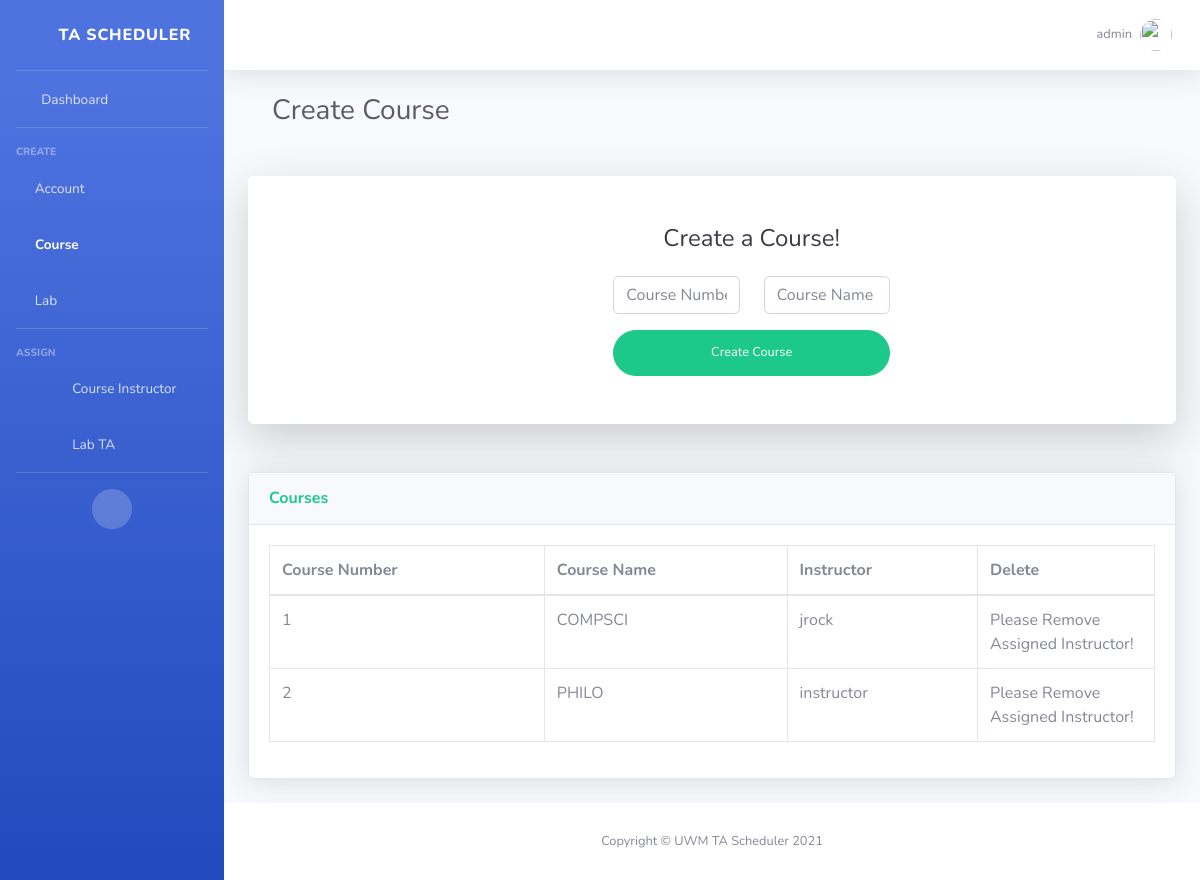
Screenshot of /create-course/ (signed in) with the database file from the repository.
### TA_Scheduler/models.py (models this page shows)
class myAccount(models.Model):
    userName = models.CharField(max_length=40)
    password = models.CharField(max_length=40)
    userType = models.CharField(max_length=40)

class myCourse(models.Model):
    courseName = models.CharField(max_length=20)
    courseNumber = models.IntegerField()
    instructorUserName = models.CharField(max_length=40)

### TA_Scheduler/views.py (the view, shortened to what this page needs)
# urls.py: path('create-course/', CreateCourse.as_view()),
class CreateCourse(View):
    def get(self,request):
        userName = request.session["userName"]
        if(verifyLogin.verifyLogin(userName, request) == False):
            return render(request, "logout.html", {})
        course_list = list(myCourse.objects.values_list("courseNumber", "courseName", "instructorUserName"))
        if (request.session["userType"] == "Administrator"):
            return render(request,"create-course.html",{"course_list":course_list, "userName":userName, "errorMessage":""})
        else:
            request.session["error"] = "Unauthorized!"
            return redirect("/home/")

### TA_Scheduler/verifyLogin.py (called while the page is built)
    def verifyLogin(userName, request):
        userFound = list(myAccount.objects.filter(userName=userName))
        if(len(userFound) == 0):
            auth_logout(request)
            return False
        return True

### templates/create-course.html (shortened to what this page needs)
{% load static %}
<!DOCTYPE html>
<html lang="en">
<head>
    <link href="{% static '/vendor/fontawesome-free/css/all.min.css' %}" rel="stylesheet" type="text/css">
    <link href="{% static '/css/sb-admin-2.min.css' %}" rel="stylesheet">
    <link href="{% static '/vendor/datatables/dataTables.bootstrap4.min.css' %}" rel="stylesheet">
</head>
<body id="page-top">
<div id="wrapper">
    <ul class="navbar-nav bg-gradient-primary sidebar sidebar-dark accordion" id="accordionSidebar">
        <a class="sidebar-brand d-flex align-items-center justify-content-center" href="/home">
            <div class="sidebar-brand-icon rotate-n-15">
                <i class="far fa-calendar-alt"></i>
            </div>
            <div class="sidebar-brand-text mx-3">TA Scheduler</div>
        </a>
        <hr class="sidebar-divider my-0">
        <li class="nav-item">
            <a class="nav-link" href="/home">
                <i class="fas fa-fw fa-tachometer-alt"></i>
                <span>Dashboard</span></a>
        </li>
        <hr class="sidebar-divider">
        <div class="sidebar-heading">
            Create
        </div>
        <li class="nav-item">
            <a class="nav-link" href="/create-account">
                <i class="fas fa-user-circle"></i>
                <span>Account</span></a>
        </li>
        <li class="nav-item active">
            <a class="nav-link" href="/create-course">
                <i class="fas fa-book-open"></i>
                <span>Course</span></a>
        </li>
        <li class="nav-item">
            <a class="nav-link" href="/create-lab">
                <i class="fas fa-flask"></i>
                <span>Lab</span></a>
        </li>
        <hr class="sidebar-divider">
        <div class="sidebar-heading">
            Assign
        </div>
        <li class="nav-item">
            <a class="nav-link" href="/assign-course-instructor/">
                <i class="fas fa-user-circle"></i> <i class="fas fa-arrow-right"></i> <i class="fas fa-book-open"></i>
                <span>Course Instructor</span></a>
        </li>
        <li class="nav-item">
            <a class="nav-link" href="/assign-lab-ta/">
                <i class="fas fa-user-circle"></i> <i class="fas fa-arrow-right"></i> <i class="fas fa-flask"></i>
                <span>Lab TA</span></a>
        </li>
        <hr class="sidebar-divider d-none d-md-block">
        <div class="text-center d-none d-md-inline">
            <button class="rounded-circle border-0" id="sidebarToggle"></button>
        </div>
    </ul>
    <div id="content-wrapper" class="d-flex flex-column">
        <div id="content">
            <nav class="navbar navbar-expand navbar-light bg-white topbar mb-4 static-top shadow">
                <ul class="navbar-nav ml-auto">
                    <li class="nav-item dropdown no-arrow">
                        <a class="nav-link dropdown-toggle" href="#" id="userDropdown" role="button"
                           data-toggle="dropdown" aria-haspopup="true" aria-expanded="false">
                            <span class="mr-2 d-none d-lg-inline text-gray-600 small">{{ userName }}</span>
                            <img class="img-profile rounded-circle"
                                 src="{% static '/img/undraw_profile.svg' %}">
                        </a>
                    </li>
                </ul>
            </nav>
            <div class="container-fluid">
                <div class="container-fluid">
                    <h1 class="h3 mb-4 text-gray-800">Create Course</h1>
                </div>
                <div class="card o-hidden border-0 shadow-lg my-5">
                    <div class="card-body p-0">
                        <div class="row">
                            <div class="col-lg-4 d-none d-lg-block bg-register-image"></div>
                            <div class="col-lg-5">
                                <div class="p-5">
                                    <div class="text-center">
                                        <h1 class="h4 text-gray-900 mb-4">Create a Course!</h1>
                                    </div>
                                    <form class="user" action="/create-course/" method="post">
                                        <div class="form-group row">
                                            <div class="col-sm-6 mb-3 mb-sm-0">
                                                <input required="true" maxlength="10" type="text" class="form-control"
                                                       name="courseNumber"
                                                       placeholder="Course Number">
                                            </div>
                                            <div class="col-sm-6">
                                                <input required="true" maxlength="20" type="text" class="form-control"
                                                       name="courseName"
                                                       placeholder="Course Name">
                                            </div>
                                        </div>
                                        <button type="submit" class="btn btn-success btn-user btn-block">Create Course
                                        </button>
                                    </form>
                                </div>
                            </div>
                        </div>
                    </div>
                </div>
                <div class="card shadow mb-4">
                    <div class="card-header py-3">
                        <h6 class="m-0 font-weight-bold text-success">Courses</h6>
                    </div>
                    <div class="card-body">
                        <div class="table-responsive">
                            <table class="table table-bordered" id="courseData" width="100%" cellspacing="0">
                                <thead>
                                <tr>
                                    <th>Course Number</th>
                                    <th>Course Name</th>
                                    <th>Instructor</th>
                                    <th style="width: 20%;">Delete</th>
                                </tr>
                                </thead>
                                <tbody>
                                {% for i in course_list %}
                                    <tr>
                                        <td>{{ i.0 }}</td>
                                        <td>{{ i.1 }}</td>
                                        <td>{{ i.2 }}</td>
                                        <td>
                                            {% if i.2 == "NOT SET" %}
                                                <form action="/delete-course/" method="post">{% csrf_token %}
                                                    <button type="submit" class="btn btn-success btn-user btn-block"
                                                            name="deleteCourse" value="{{ i.0 }}">Delete Course
                                                    </button>
                                                    <input type="hidden" name="returnUrl" value="/create-course/">
                                                </form>
                                            {% else %}
                                               Please Remove Assigned Instructor!
                                            {% endif %}
                                        </td>
                                    </tr>
                                {% endfor %}
                                </tbody>
                            </table>
                        </div>
                    </div>
                </div>
            </div>
        </div>
        <footer class="sticky-footer bg-white">
            <div class="container my-auto">
                <div class="copyright text-center my-auto">
                    <span>Copyright &copy; UWM TA Scheduler 2021</span>
                </div>
            </div>
        </footer>
    </div>
</div>
</body>
</html>

### rows the page displays
myAccount: userName "admin"
myCourse: courseNumber "1", courseName "COMPSCI", instructorUserName "jrock"
myCourse: courseNumber "2", courseName "PHILO", instructorUserName "instructor"
